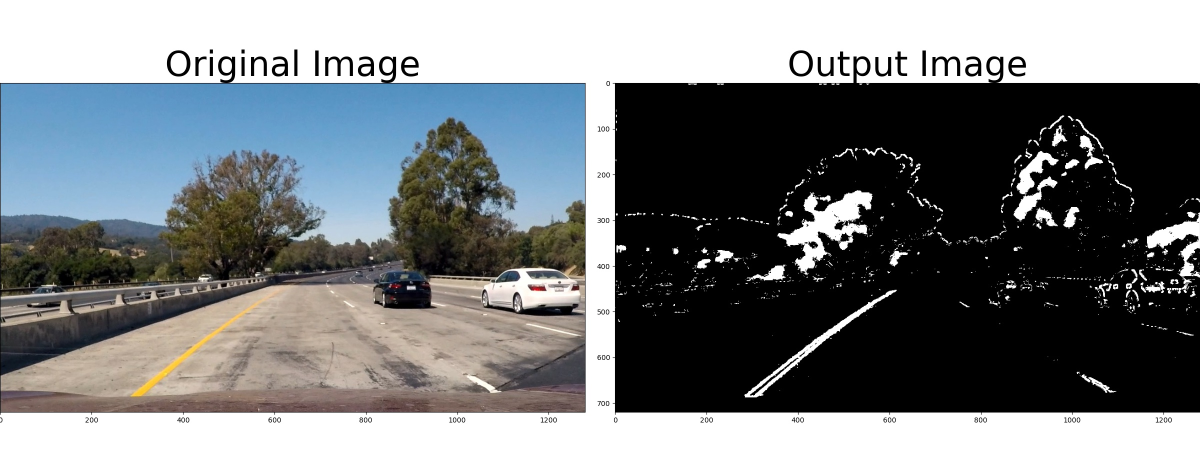
#> input picture output_images/binary_combination_threshold.jpg, 2400 x 900 px, given in place of test1.jpg, which was not available (shown at 1/2 size)
$ python ColorThresholdImage.py   (older library calls are emulated)
#> lines starting #> are read from the running program, lines starting #| are printed output that depends on the picture; after the words box and inside, x2 and y2 are one past the last pixel; in counts of white or black regions, pixels touching at a corner belong together; pictures that were not available may be replaced by others from this repository, and a replacement may not be noted
### src/Plotting.py
import cv2
import matplotlib.pyplot as plt
import numpy as np


def plot_results(original, output_imgage, save_file, out_gray=True):
    # Plot the result
    f, (ax1, ax2) = plt.subplots(1, 2, figsize=(24, 9))
    f.tight_layout()
    ax1.imshow(original)
    ax1.set_title('Original Image', fontsize=50)
    if out_gray:
        ax2.imshow(output_imgage, cmap='gray')
    else:
        ax2.imshow(output_imgage)
    ax2.set_title('Output Image', fontsize=50)
    plt.subplots_adjust(left=0., right=1, top=0.9, bottom=0.)
    plt.savefig(save_file, format='jpg')
    plt.show()


# [18 lines left out: functions add_polygon, add_text, not called in this run]

### src/ColorThresholdImage.py
import matplotlib.image as mpimg
import cv2
import numpy as np
import matplotlib.pyplot as plt
from src.Plotting import plot_results


def abs_sobel_thresh(gray, orient='x', sobel_kernel=3, thresh=(0, 255)):
    # Apply the following steps to img
    # 1) Convert to grayscale
    # 2) Take the derivative in x or y given orient = 'x' or 'y'
    if orient == 'x':
        sobel = cv2.Sobel(gray, cv2.CV_64F, 1, 0, ksize=sobel_kernel)
    elif orient == 'y':
        sobel = cv2.Sobel(gray, cv2.CV_64F, 0, 1, ksize=sobel_kernel)
    # 3) Take the absolute value of the derivative or gradient
    abs_sobel_x = np.absolute(sobel)
    # 4) Scale to 8-bit (0 - 255) then convert to type = np.uint8
    scaled_sobel = np.uint8(255 * abs_sobel_x / np.max(abs_sobel_x))
    # 5) Create a mask of 1's where the scaled gradient magnitude
    # is > thresh_min and < thresh_max
    binary_output = np.zeros_like(scaled_sobel)
    binary_output[(scaled_sobel >= thresh[0]) & (scaled_sobel <= thresh[1])] = 1
    # 6) Return this mask as your binary_output image
    return binary_output


def image_dilation(img, kernel_size=3, iterations=1):
    """
    Image dilation
    """
    kernel = np.ones((kernel_size, kernel_size), np.uint8)
    img_dilation = cv2.dilate(img, kernel, iterations=iterations)
    return img_dilation


def image_erosion(img, kernel_size=3, iterations=1):
    """
    Image erosion
    """
    kernel = np.ones((kernel_size, kernel_size), np.uint8)
    img_dilation = cv2.erode(img, kernel, iterations=iterations)
    return img_dilation


def mag_thresh(gray, sobel_kernel=3, mag_thresh=(0, 255)):
    # Apply the following steps to img
    # 1) Convert to grayscale
    # 2) Take the gradient in x and y separately
    # 3) Calculate the magnitude
    # 4) Scale to 8-bit (0 - 255) and convert to type = np.uint8
    # 5) Create a binary mask where mag thresholds are met
    # 6) Return this mask as your binary_output image
    sobelx = cv2.Sobel(gray, cv2.CV_64F, 1, 0, ksize=sobel_kernel)
    sobely = cv2.Sobel(gray, cv2.CV_64F, 0, 1, ksize=sobel_kernel)
    mag_sobel = np.sqrt(np.power(sobelx, 2) + np.power(sobely, 2))
    # 4) Scale to 8-bit (0 - 255) then convert to type = np.uint8
    scaled_sobel = np.uint8(255 * mag_sobel / np.max(mag_sobel))
    # 5) Create a mask of 1's where the scaled gradient magnitude
    # is > thresh_min and < thresh_max
    binary_output = np.zeros_like(scaled_sobel)
    binary_output[(scaled_sobel >= mag_thresh[0]) & (scaled_sobel <= mag_thresh[1])] = 1
    return binary_output


def dir_threshold(gray, sobel_kernel=3, thresh=(0, np.pi / 2)):
    # Apply the following steps to img
    # 1) Convert to grayscale
    # 2) Take the gradient in x and y separately
    # 3) Take the absolute value of the x and y gradients
    # 4) Use np.arctan2(abs_sobely, abs_sobelx) to calculate the direction of the gradient
    # 5) Create a binary mask where direction thresholds are met
    # 6) Return this mask as your binary_output image
    sobelx = cv2.Sobel(gray, cv2.CV_64F, 1, 0, ksize=sobel_kernel)
    sobely = cv2.Sobel(gray, cv2.CV_64F, 0, 1, ksize=sobel_kernel)
    grad_sobel = np.arctan2(np.absolute(sobely), np.absolute(sobelx))

    binary_output = np.zeros_like(grad_sobel)
    binary_output[(grad_sobel >= thresh[0]) & (grad_sobel <= thresh[1])] = 1
    return binary_output


def remove_fractals(gray, kernel_size=3, iterations=1):
    # use a dilation / erosion convolution to remove fractals
    gray = image_erosion(gray, kernel_size, iterations)
    gray = image_dilation(gray, kernel_size, iterations)
    return gray


def combined_threshold(img, plot=False):
    """
    Combine different threshold convolutions
    :param image: RGB image
    :return:
    """
    gray_image = cv2.cvtColor(img, cv2.COLOR_RGB2HSV)[:, :, 2]  # Better gray image from HSV - V channel
    # gray_image = cv2.cvtColor(img, cv2.COLOR_RGB2LAB)[:, :, 2]
    gray_image = image_erosion(gray_image, 3, 1)
    gradx = abs_sobel_thresh(gray_image, orient='x', sobel_kernel=9, thresh=(20, 100))
    grady = abs_sobel_thresh(gray_image, orient='y', sobel_kernel=15, thresh=(20, 100))
    mag_binary = mag_thresh(gray_image, sobel_kernel=9, mag_thresh=(30, 100))
    dir_binary = dir_threshold(gray_image, sobel_kernel=15, thresh=(0.7, 1.3))
    combined = np.zeros_like(dir_binary)
    combined[((gradx == 1) & (grady == 1))] = 1
    combined[(mag_binary == 1) & (dir_binary == 1)] = 1
    combined = image_dilation(combined, 3, 1)
    if plot:
        plot_convolution_results(img, gradx, grady, mag_binary, dir_binary, combined)
    return combined


def de_shadow_lab(img, threshold=(145, 200)):
    lab = cv2.cvtColor(img, cv2.COLOR_RGB2LAB)
    B = lab[:, :, 2]
    binary = np.zeros_like(B)
    binary[(B > threshold[0]) & (B <= threshold[1])] = 1
    return binary


def white_line_detection_hls(img, thresh=(90, 255)):
    hls = cv2.cvtColor(img, cv2.COLOR_RGB2HLS)
    S = hls[:, :, 2]
    binary = np.zeros_like(S)
    binary[(S > thresh[0]) & (S <= thresh[1])] = 1
    return binary


def orange_lane_detection_hsv(img, thresh=(215, 255)):
    hsv = cv2.cvtColor(img, cv2.COLOR_RGB2HSV)
    V = hsv[:, :, 2]
    binary = np.zeros_like(V)
    binary[(V > thresh[0]) & (V <= thresh[1])] = 1
    return binary


def white_lane_detection_luv(img, thresh=(215, 255)):
    luv = cv2.cvtColor(img, cv2.COLOR_RGB2LUV)
    L = luv[:, :, 0]
    binary = np.zeros_like(L)
    binary[(L > thresh[0]) & (L <= thresh[1])] = 1
    return binary


def pipeline_image_threshold_filter(img, plot=False):
    """
    A combination of different binary image transformation to detect lanes
    :param img: incoming image
    :param plot: Plot results as image subplot
    :return: binary image
    """
    combined_thresholds = combined_threshold(img, plot)
    remove_shadow = de_shadow_lab(img)
    orange_lane = orange_lane_detection_hsv(img)
    white_lane = white_lane_detection_luv(img)
    white_lane_2 = white_line_detection_hls(img)
    combined = np.zeros_like(combined_thresholds)

    # only add image information if less then 80% are white pixel
    white_pixel_white_thresh = 0.8 * combined.shape[0] * combined.shape[1]
    if np.sum(orange_lane == 1) < white_pixel_white_thresh:
        combined[(orange_lane == 1) & (combined_thresholds == 1)] = 1
    if np.sum(white_lane == 1) < white_pixel_white_thresh:
        combined[(white_lane == 1) & (combined_thresholds == 1)] = 1
    if np.sum(white_lane_2 == 1) < white_pixel_white_thresh:
        combined[(white_lane_2 == 1) & (combined_thresholds == 1)] = 1
    combined[remove_shadow == 1] = 1

    if plot:
        plot_pipe_results(img, combined_thresholds, remove_shadow, orange_lane, white_lane, white_lane_2, combined)
    return combined


def plot_pipe_results(original, combined_theshold, de_shadow, orange_lane, white_lan, white_lane_2, combined):
    # Plot the result
    f, axs = plt.subplots(4, 2, figsize=(24, 9 * 4))
    f.tight_layout()
    axs[0, 0].imshow(original)
    axs[0, 0].set_title('Original Image', fontsize=50)

    axs[0, 1].imshow(combined_theshold, cmap='gray')
    axs[0, 1].set_title('Combined Threshold', fontsize=50)

    axs[1, 0].imshow(de_shadow, cmap='gray')
    axs[1, 0].set_title('De Shadow', fontsize=50)

    axs[1, 1].imshow(orange_lane, cmap='gray')
    axs[1, 1].set_title('Orange Lane', fontsize=50)

    axs[2, 0].imshow(white_lan, cmap='gray')
    axs[2, 0].set_title('White LUV', fontsize=50)

    axs[2, 1].imshow(white_lane_2, cmap='gray')
    axs[2, 1].set_title('White HLS', fontsize=50)

    axs[3, 0].imshow(combined, cmap='gray')
    axs[3, 0].set_title('All combined', fontsize=50)

    plt.subplots_adjust(left=0., right=1, top=0.9, bottom=0.)
    plt.show()


def plot_convolution_results(original, sobel_x, sobel_y, mag, dir, combined):
    # Plot the result
    f, axs = plt.subplots(3, 2, figsize=(24, 9 * 3))
    f.tight_layout()
    axs[0, 0].imshow(original)
    axs[0, 0].set_title('Original Image', fontsize=50)

    axs[0, 1].imshow(sobel_x, cmap='gray')
    axs[0, 1].set_title('Sobel X', fontsize=50)

    axs[1, 0].imshow(sobel_y, cmap='gray')
    axs[1, 0].set_title('Sobel Y', fontsize=50)

    axs[1, 1].imshow(mag, cmap='gray')
    axs[1, 1].set_title('Magnitude', fontsize=50)

    axs[2, 0].imshow(dir, cmap='gray')
    axs[2, 0].set_title('Direction', fontsize=50)

    axs[2, 1].imshow(combined, cmap='gray')
    axs[2, 1].set_title('All combined', fontsize=50)

    plt.subplots_adjust(left=0., right=1, top=0.9, bottom=0.)
    plt.show()


def test_all_test_images():
    for pos in range(1, 7):
        test_image = f"../test_images/test{pos}.jpg"
        img = mpimg.imread(test_image)
        out_img = pipeline_image_threshold_filter(img)
        f, (axs1, axs2) = plt.subplots(1, 2, figsize=(24, 9))
        axs1.imshow(img)
        axs1.set_title('Original', fontsize=50)
        axs2.imshow(out_img, cmap='gray')
        axs2.set_title('All combined', fontsize=50)
        plt.subplots_adjust(left=0., right=1, top=0.9, bottom=0.)
        plt.show()


if __name__ == "__main__":
    # test_all_test_images()
    # image paths
    test_image = "../test_images/test1.jpg"
    output_image_com = "../output_images/binary_combination_threshold.jpg"
    output_image_hsl = "../output_images/hsl_threshold.jpg"
    # read image
    img = mpimg.imread(test_image)
#> img is the input picture: shape (900, 2400, 3); mean R, G, B 117.6, 121.5, 123.9
    out_img = pipeline_image_threshold_filter(img, plot=True)
#> in combined_threshold, `gradx = abs_sobel_thresh(gray_image, orient='x', sobel_kernel=9, thres..`:
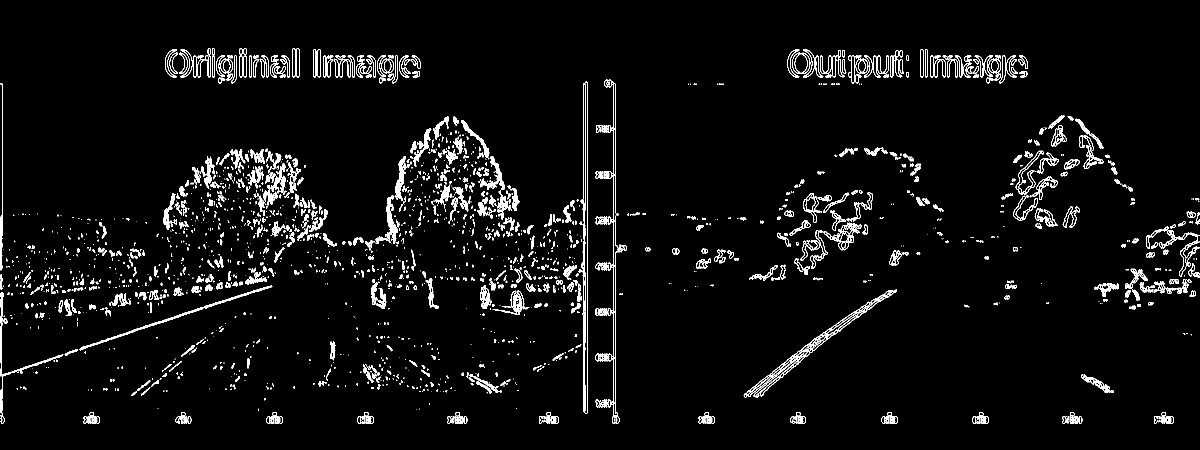
#> gradx: shape (900, 2400) (shown at 1/2 size); values 0 (black) and 1 (white), 4.4% white; 2132 white regions (1325 under 20 px), largest, box (x1, y1, x2, y2) and area: (1487, 579, 1794, 796) 2996, (1207, 159, 1254, 848) 2802, (1161, 163, 1175, 828) 2619
#> in combined_threshold, `grady = abs_sobel_thresh(gray_image, orient='y', sobel_kernel=15, thre..`: grady: shape (900, 2400); values 0 (black) and 1 (white), 7.6% white; 1624 white regions (767 under 20 px), largest, box (x1, y1, x2, y2) and area: (0, 133, 1175, 172) 7678, (0, 818, 1175, 850) 7347, (0, 561, 399, 601) 4920
#> in combined_threshold, `mag_binary = mag_thresh(gray_image, sobel_kernel=9, mag_thresh=(30, 10..`: mag_binary: shape (900, 2400); values 0 (black) and 1 (white), 5.3% white; 1275 white regions (776 under 20 px), largest, box (x1, y1, x2, y2) and area: (0, 446, 1171, 829) 19309, (1, 170, 1171, 527) 16577, (0, 541, 572, 724) 8612
#> in dir_threshold, `grad_sobel = np.arctan2(np.absolute(sobely), np.absolute(sobelx))`:
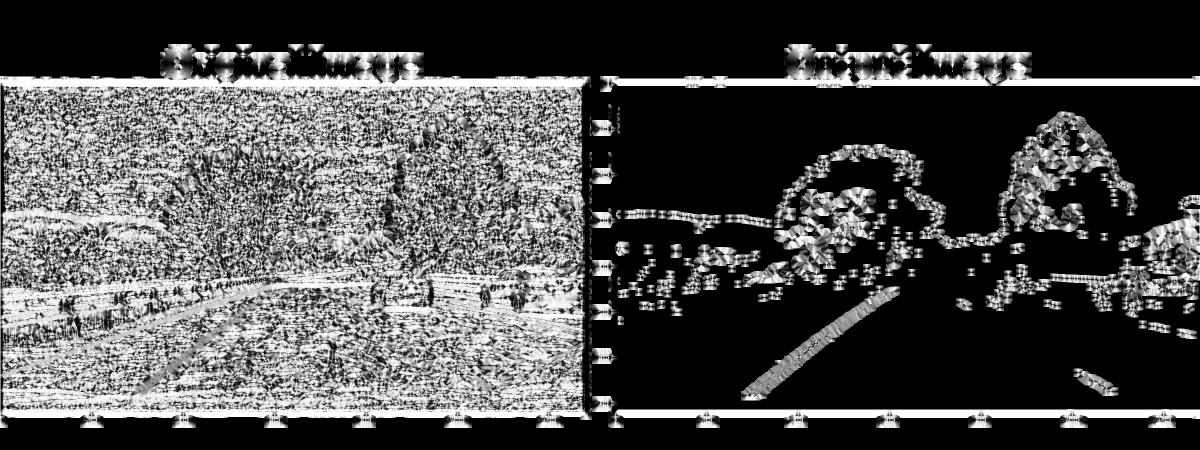
#> grad_sobel: shape (900, 2400) float64 (shown at 1/2 size); min 0, max 1.57, mean 0.472; drawn with min black and max white
#> in combined_threshold, `dir_binary = dir_threshold(gray_image, sobel_kernel=15, thresh=(0.7, 1..`:
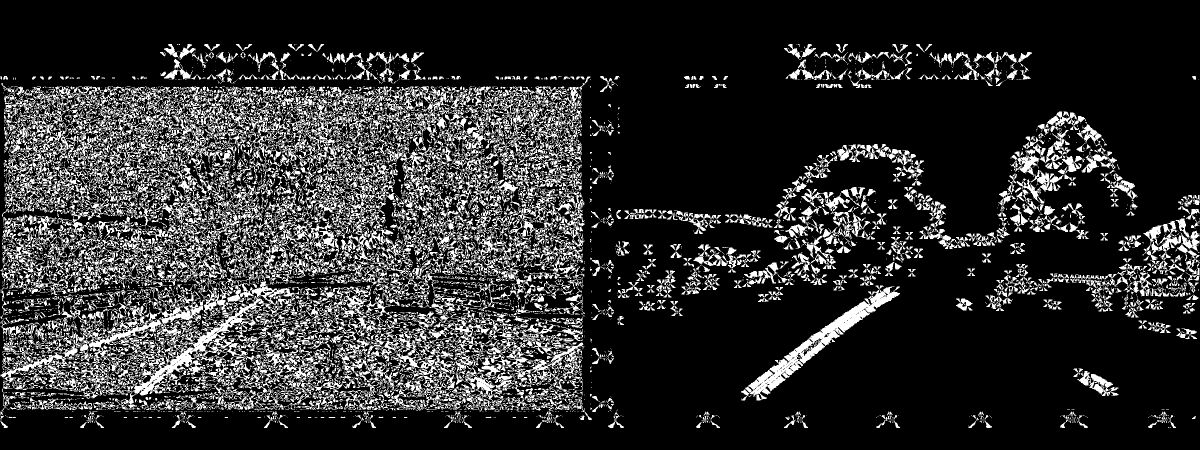
#> dir_binary: shape (900, 2400) float64 (shown at 1/2 size); values 0 (black) and 1 (white), 18.4% white; 6998 white regions (5079 under 20 px), largest, box (x1, y1, x2, y2) and area: (1, 540, 598, 820) 30517, (817, 624, 1167, 821) 14096, (564, 172, 899, 379) 11707
#> in pipeline_image_threshold_filter, `combined_thresholds = combined_threshold(img, plot)`: combined_thresholds: shape (900, 2400) float64; values 0 (black) and 1 (white), 6.7% white; 1263 white regions (379 under 20 px), largest, box (x1, y1, x2, y2) and area: (1487, 577, 1794, 797) 6310, (159, 599, 452, 702) 2434, (2025, 300, 2089, 444) 2320
#> in de_shadow_lab, `lab = cv2.cvtColor(img, cv2.COLOR_RGB2LAB)`: lab: shape (900, 2400, 3); mean of channels 0, 1, 2 123.5, 127.7, 126.5
#> in de_shadow_lab, `B = lab[:, :, 2]`:
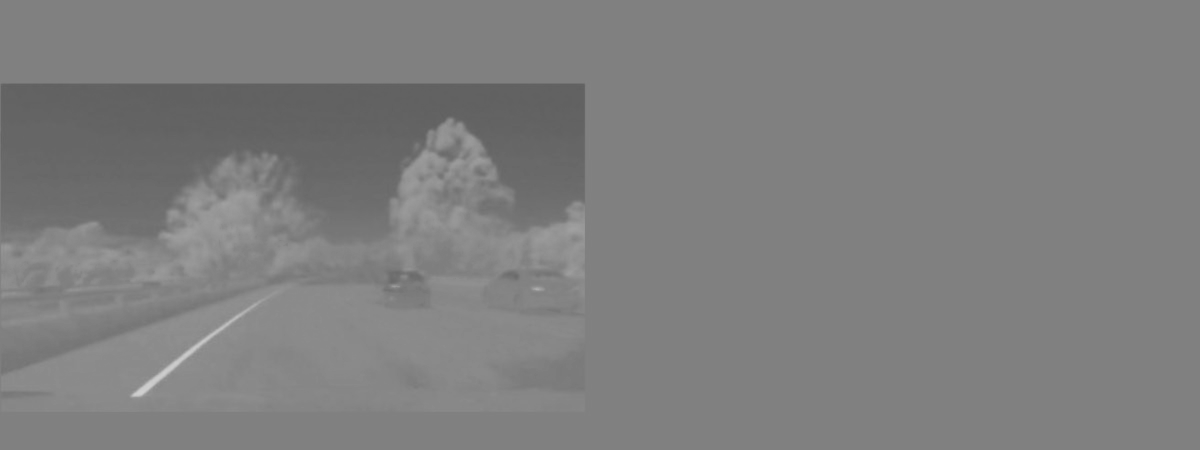
#> B: shape (900, 2400) (shown at 1/2 size); min 94, max 208, mean 126.5
#> in pipeline_image_threshold_filter, `remove_shadow = de_shadow_lab(img)`: remove_shadow: shape (900, 2400); values 0 (black) and 1 (white), 1.5% white; 128 white regions (93 under 20 px), largest, box (x1, y1, x2, y2) and area: (325, 380, 515, 549) 11908, (1064, 431, 1170, 553) 4522, (259, 580, 562, 796) 4330
#> in orange_lane_detection_hsv, `hsv = cv2.cvtColor(img, cv2.COLOR_RGB2HSV)`: hsv: shape (900, 2400, 3); mean H, S, V 21.9, 28.1, 128.9
#> in pipeline_image_threshold_filter, `orange_lane = orange_lane_detection_hsv(img)`: orange_lane: shape (900, 2400); values 0 (black) and 1 (white), 32.5% white; 1026 white regions (831 under 20 px), largest, box (x1, y1, x2, y2) and area: (0, 0, 2400, 900) 592177, (2, 332, 384, 450) 27081, (595, 328, 796, 487) 20907
#> in white_lane_detection_luv, `luv = cv2.cvtColor(img, cv2.COLOR_RGB2LUV)`: luv: shape (900, 2400, 3); mean of channels 0, 1, 2 123.3, 95.1, 133.4
#> in pipeline_image_threshold_filter, `white_lane = white_lane_detection_luv(img)`: white_lane: shape (900, 2400); values 0 (black) and 1 (white), 29.9% white; 866 white regions (684 under 20 px), largest, box (x1, y1, x2, y2) and area: (0, 0, 2400, 900) 592235, (1555, 381, 1745, 549) 10953, (965, 536, 1160, 614) 7097
#> in white_line_detection_hls, `hls = cv2.cvtColor(img, cv2.COLOR_RGB2HLS)`: hls: shape (900, 2400, 3); mean of channels 0, 1, 2 21.9, 120.8, 27.7
#> in white_line_detection_hls, `S = hls[:, :, 2]`:
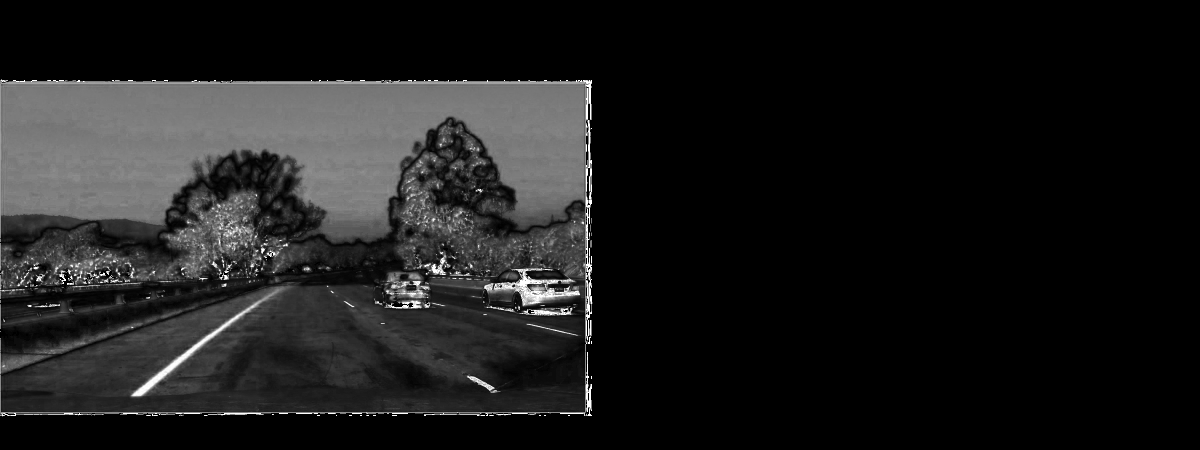
#> S: shape (900, 2400) (shown at 1/2 size); min 0, max 255, mean 27.7
#> in pipeline_image_threshold_filter, `white_lane_2 = white_line_detection_hls(img)`: white_lane_2: shape (900, 2400); values 0 (black) and 1 (white), 14.3% white; 1174 white regions (927 under 20 px), largest, box (x1, y1, x2, y2) and area: (2, 168, 1169, 460) 247634, (0, 160, 1185, 685) 6564, (398, 383, 512, 511) 6123
#> in plot_pipe_results, `plt.show()`:
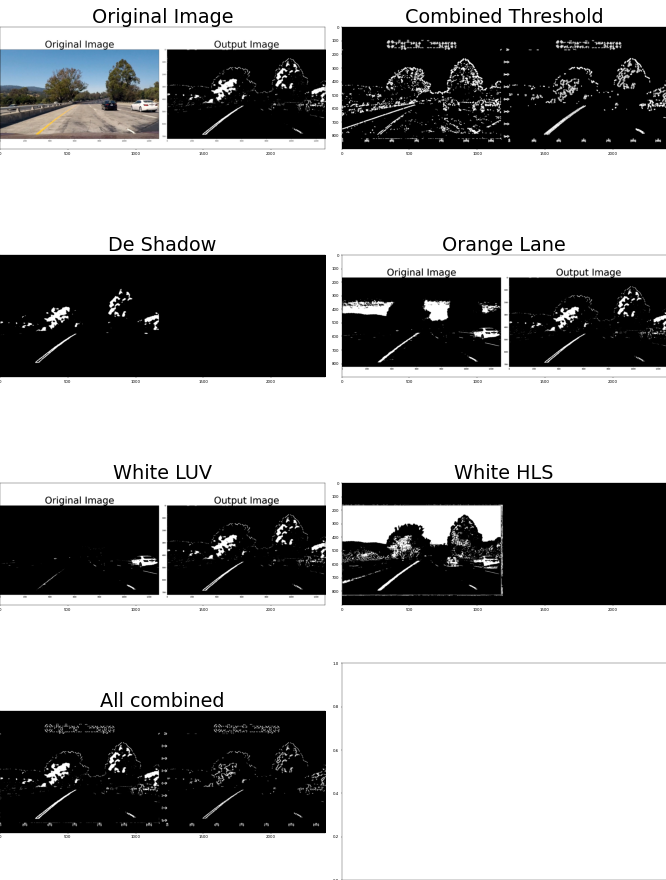
#> figure drawn by matplotlib, 7 panels
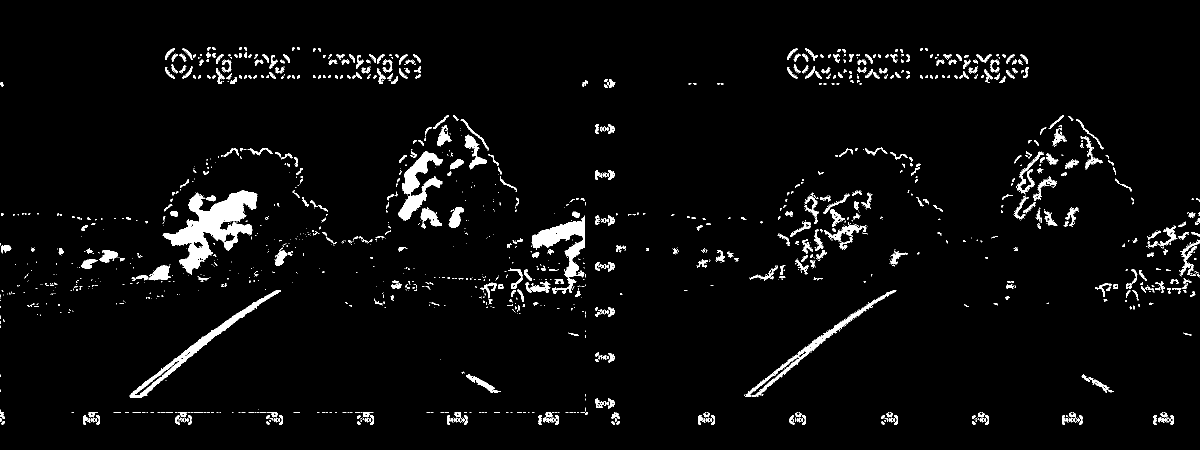
#> out_img: shape (900, 2400) float64 (shown at 1/2 size); values 0 (black) and 1 (white), 3.7% white; 1932 white regions (1328 under 20 px), largest, box (x1, y1, x2, y2) and area: (325, 380, 515, 549) 11953, (1064, 431, 1170, 587) 4827, (259, 580, 562, 796) 4575
    # plot_results(img, hsl_binary, output_image_hsl, out_gray=True)
    plot_results(img, out_img, output_image_com, out_gray=True)
